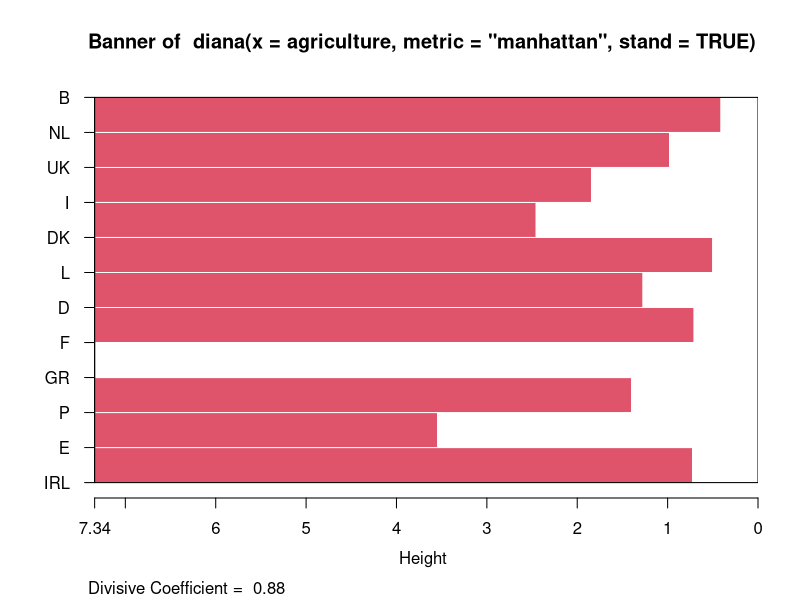
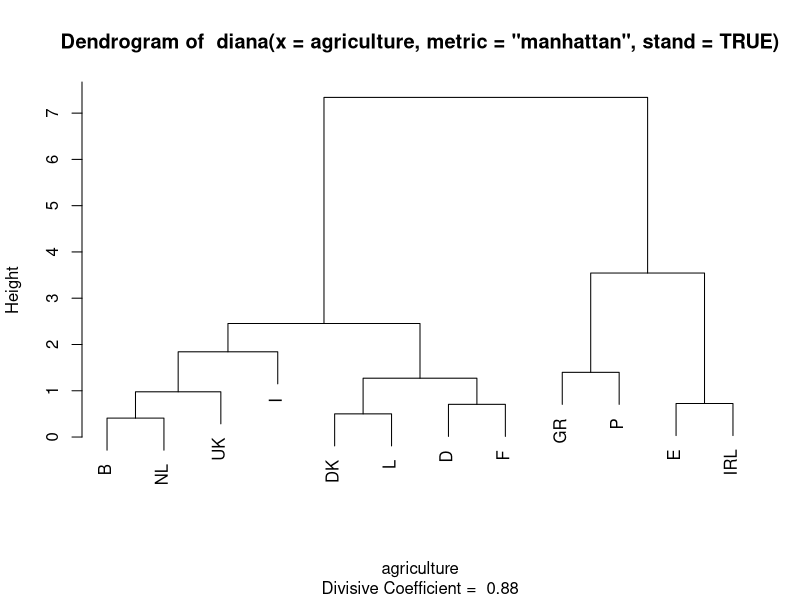

Here is the R script that generated these plots, in order:

library(cluster)
data(agriculture)
agriculture
dv <- diana(agriculture,metric = "manhattan", stand = TRUE)
print(dv)
plot(dv)
str(as.dendrogram(dv))
